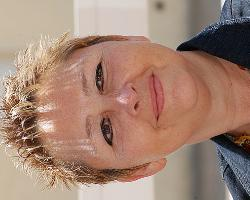
#> input picture csc181/assignments/4_images/caleb_colby/images/aawoxby.jpg, 250 x 200 px; its folder holds only this picture in this run
$ python manipulate_images.py
#> lines starting #> are read from the running program, lines starting #| are printed output that depends on the picture
from PIL import Image, ImageOps
import os

filePath = os.path.dirname(os.path.realpath(__file__))
sourcePath = os.path.join(filePath, 'images')
destPath = os.path.join(filePath, 'newImages')

assert os.path.isdir(sourcePath)

if not os.path.isdir(destPath):
    print("Creating Folder: {}".format(destPath))
    os.mkdir(destPath)

imagePaths = list()

for imDir in os.listdir(sourcePath):
    imagePaths.append(os.path.join(sourcePath, imDir))

for idx, imDir in enumerate(imagePaths):
    print(imDir)
    with Image.open(imDir) as im:
#> im is the input picture: PIL image 250x200 RGB; mean R, G, B 163.4, 132, 116
        width, height = im.size
#> width = 250; height = 200

        # im = im.crop((0, 0, (width - (width - height)), height))
        im = im.rotate(270)
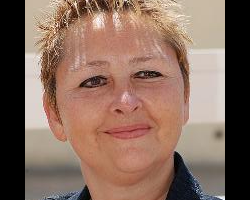
#> im: PIL image 250x200 RGB; mean R, G, B 135, 107.2, 93.5
        im = im.crop((0, 0, 75, 75))
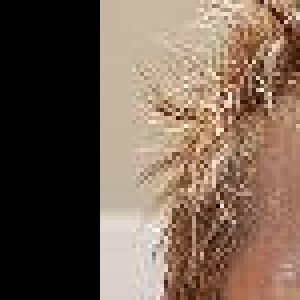
#> im: PIL image 75x75 RGB (shown 4 times larger); mean R, G, B 116, 96.1, 81.7
        print(im.size)
#| (75, 75)
        im = ImageOps.grayscale(im)
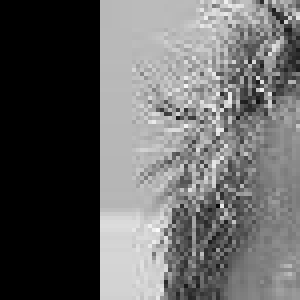
#> im: PIL image 75x75 L (shown 4 times larger); min 0, max 250, mean 100.4

        fileName = 'pic' + str(idx+1).zfill(4) + ".png"
        im.save(os.path.join(destPath, fileName))

$ run again, on csc181/assignments/4_images/caleb_colby/images/cqtebp.jpg
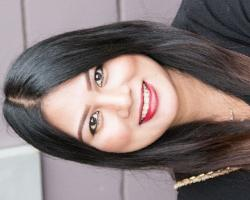
#> input picture csc181/assignments/4_images/caleb_colby/images/cqtebp.jpg, 250 x 200 px
#> im is the input picture: PIL image 250x200 RGB; mean R, G, B 132.8, 119.3, 118.5
#> `im = im.rotate(270)`:
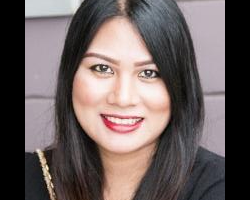
#> im: PIL image 250x200 RGB; mean R, G, B 108.4, 96.5, 95.5
#> `im = im.crop((0, 0, 75, 75))`:
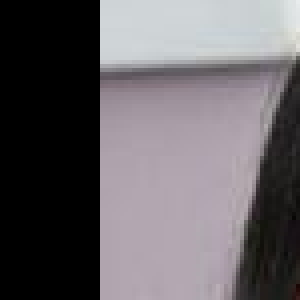
#> im: PIL image 75x75 RGB (shown 4 times larger); mean R, G, B 101.2, 97, 101
#| (75, 75)

$ run again, on csc181/assignments/4_images/caleb_colby/images/detgizu.jpg
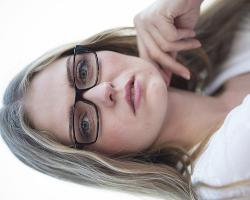
#> input picture csc181/assignments/4_images/caleb_colby/images/detgizu.jpg, 250 x 200 px
#> im is the input picture: PIL image 250x200 RGB; mean R, G, B 169.3, 157.5, 155.9
#> `im = im.rotate(270)`:
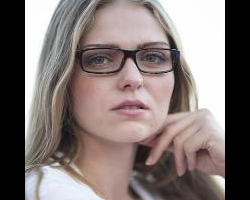
#> im: PIL image 250x200 RGB; mean R, G, B 131.1, 119.6, 117.2
#> `im = im.crop((0, 0, 75, 75))`:
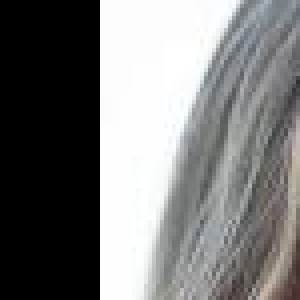
#> im: PIL image 75x75 RGB (shown 4 times larger); mean R, G, B 121.1, 121.1, 120.9
#| (75, 75)

$ run again, on csc181/assignments/4_images/caleb_colby/images/gcodfjzqt.jpg
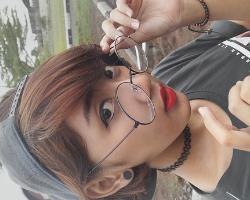
#> input picture csc181/assignments/4_images/caleb_colby/images/gcodfjzqt.jpg, 250 x 200 px
#> im is the input picture: PIL image 250x200 RGB; mean R, G, B 140.4, 122.9, 114.6
#> `im = im.rotate(270)`:
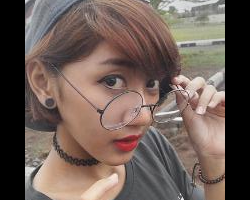
#> im: PIL image 250x200 RGB; mean R, G, B 110.4, 94, 86.9
#| (75, 75)
#> `im = ImageOps.grayscale(im)`:
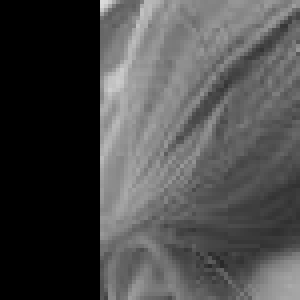
#> im: PIL image 75x75 L (shown 4 times larger); min 0, max 218, mean 74.5
